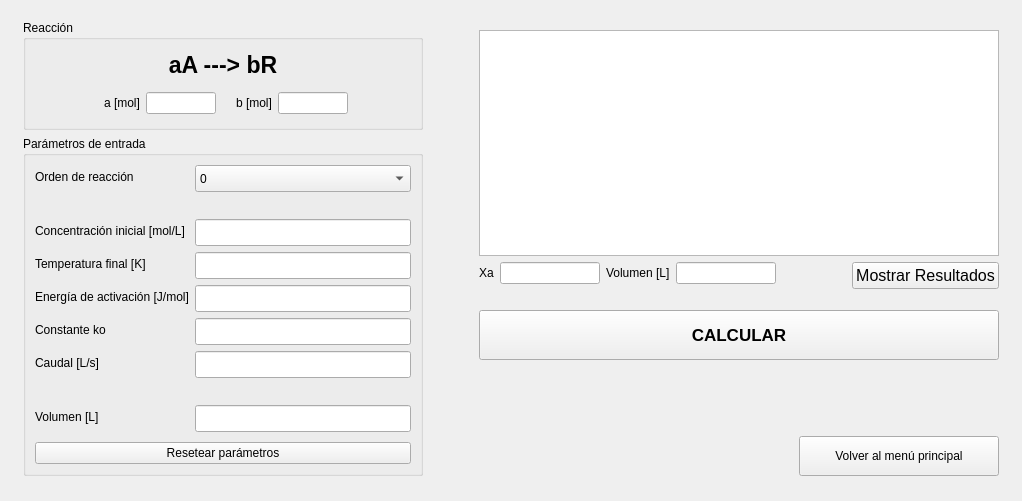
<?xml version="1.0" encoding="UTF-8"?>
<ui version="4.0">
 <class>Form</class>
 <widget class="QWidget" name="Form">
  <property name="geometry">
   <rect>
    <x>0</x>
    <y>0</y>
    <width>1022</width>
    <height>501</height>
   </rect>
  </property>
  <property name="windowTitle">
   <string>Reactor MP - Cálculo de conversión</string>
  </property>
  <layout class="QHBoxLayout" name="_2">
   <property name="topMargin">
    <number>20</number>
   </property>
   <property name="bottomMargin">
    <number>25</number>
   </property>
   <item>
    <spacer name="horizontalSpacer_3">
     <property name="orientation">
      <enum>Qt::Horizontal</enum>
     </property>
     <property name="sizeType">
      <enum>QSizePolicy::Fixed</enum>
     </property>
     <property name="sizeHint" stdset="0">
      <size>
       <width>12</width>
       <height>20</height>
      </size>
     </property>
    </spacer>
   </item>
   <item>
    <layout class="QVBoxLayout" name="Izquierda">
     <property name="sizeConstraint">
      <enum>QLayout::SetDefaultConstraint</enum>
     </property>
     <property name="leftMargin">
      <number>0</number>
     </property>
     <item>
      <widget class="QGroupBox" name="Reaccion">
       <property name="minimumSize">
        <size>
         <width>400</width>
         <height>110</height>
        </size>
       </property>
       <property name="maximumSize">
        <size>
         <width>400</width>
         <height>110</height>
        </size>
       </property>
       <property name="title">
        <string>Reacción</string>
       </property>
       <layout class="QVBoxLayout" name="verticalLayout_6">
        <item>
         <layout class="QHBoxLayout" name="horizontalLayout">
          <property name="spacing">
           <number>6</number>
          </property>
          <item>
           <layout class="QVBoxLayout" name="verticalLayout_4">
            <item>
             <widget class="QLabel" name="lb_cao_12">
              <property name="font">
               <font>
                <pointsize>17</pointsize>
                <weight>75</weight>
                <bold>true</bold>
               </font>
              </property>
              <property name="text">
               <string>aA ---&gt; bR</string>
              </property>
              <property name="alignment">
               <set>Qt::AlignCenter</set>
              </property>
             </widget>
            </item>
            <item>
             <layout class="QHBoxLayout" name="horizontalLayout_14">
              <item>
               <layout class="QFormLayout" name="formLayout">
                <property name="fieldGrowthPolicy">
                 <enum>QFormLayout::AllNonFixedFieldsGrow</enum>
                </property>
                <property name="formAlignment">
                 <set>Qt::AlignRight|Qt::AlignTrailing|Qt::AlignVCenter</set>
                </property>
                <item row="0" column="0">
                 <widget class="QLabel" name="lb_cao_13">
                  <property name="text">
                   <string>a [mol]</string>
                  </property>
                 </widget>
                </item>
                <item row="0" column="1">
                 <widget class="QLineEdit" name="le_molA">
                  <property name="maximumSize">
                   <size>
                    <width>70</width>
                    <height>16777215</height>
                   </size>
                  </property>
                 </widget>
                </item>
               </layout>
              </item>
              <item>
               <spacer name="horizontalSpacer">
                <property name="orientation">
                 <enum>Qt::Horizontal</enum>
                </property>
                <property name="sizeType">
                 <enum>QSizePolicy::Fixed</enum>
                </property>
                <property name="sizeHint" stdset="0">
                 <size>
                  <width>20</width>
                  <height>20</height>
                 </size>
                </property>
               </spacer>
              </item>
              <item>
               <layout class="QFormLayout" name="formLayout_2">
                <property name="formAlignment">
                 <set>Qt::AlignLeading|Qt::AlignLeft|Qt::AlignVCenter</set>
                </property>
                <item row="0" column="0">
                 <widget class="QLabel" name="lb_cao_14">
                  <property name="text">
                   <string>b [mol]</string>
                  </property>
                 </widget>
                </item>
                <item row="0" column="1">
                 <widget class="QLineEdit" name="le_molB">
                  <property name="maximumSize">
                   <size>
                    <width>70</width>
                    <height>16777215</height>
                   </size>
                  </property>
                 </widget>
                </item>
               </layout>
              </item>
             </layout>
            </item>
           </layout>
          </item>
         </layout>
        </item>
       </layout>
      </widget>
     </item>
     <item>
      <widget class="QGroupBox" name="Parmetros_entrada">
       <property name="minimumSize">
        <size>
         <width>400</width>
         <height>0</height>
        </size>
       </property>
       <property name="maximumSize">
        <size>
         <width>400</width>
         <height>16777215</height>
        </size>
       </property>
       <property name="title">
        <string>Parámetros de entrada</string>
       </property>
       <layout class="QVBoxLayout" name="verticalLayout">
        <item>
         <layout class="QFormLayout" name="formLayout_3">
          <property name="fieldGrowthPolicy">
           <enum>QFormLayout::AllNonFixedFieldsGrow</enum>
          </property>
          <item row="0" column="0">
           <widget class="QLabel" name="lb_cao_6">
            <property name="text">
             <string>Orden de reacción</string>
            </property>
           </widget>
          </item>
          <item row="2" column="0">
           <widget class="QLabel" name="lb_cao_5">
            <property name="text">
             <string>Concentración inicial [mol/L]</string>
            </property>
           </widget>
          </item>
          <item row="3" column="0">
           <widget class="QLabel" name="lb_cao_9">
            <property name="text">
             <string>Temperatura final [K]</string>
            </property>
           </widget>
          </item>
          <item row="4" column="0">
           <widget class="QLabel" name="lb_cao_4">
            <property name="text">
             <string>Energía de activación [J/mol]</string>
            </property>
           </widget>
          </item>
          <item row="5" column="0">
           <widget class="QLabel" name="lb_cao_7">
            <property name="text">
             <string>Constante ko</string>
            </property>
           </widget>
          </item>
          <item row="6" column="0">
           <widget class="QLabel" name="lb_cao_8">
            <property name="text">
             <string>Caudal [L/s]</string>
            </property>
           </widget>
          </item>
          <item row="8" column="0">
           <widget class="QLabel" name="lb_cao">
            <property name="text">
             <string>Volumen [L]</string>
            </property>
           </widget>
          </item>
          <item row="0" column="1">
           <widget class="QComboBox" name="cb_orden">
            <property name="minimumSize">
             <size>
              <width>146</width>
              <height>27</height>
             </size>
            </property>
            <item>
             <property name="text">
              <string>0</string>
             </property>
            </item>
            <item>
             <property name="text">
              <string>1</string>
             </property>
            </item>
            <item>
             <property name="text">
              <string>2</string>
             </property>
            </item>
           </widget>
          </item>
          <item row="2" column="1">
           <widget class="QLineEdit" name="le_concentracion_ini">
            <property name="minimumSize">
             <size>
              <width>146</width>
              <height>27</height>
             </size>
            </property>
           </widget>
          </item>
          <item row="3" column="1">
           <widget class="QLineEdit" name="le_temp_fin">
            <property name="minimumSize">
             <size>
              <width>146</width>
              <height>27</height>
             </size>
            </property>
           </widget>
          </item>
          <item row="4" column="1">
           <widget class="QLineEdit" name="le_ener_act">
            <property name="minimumSize">
             <size>
              <width>146</width>
              <height>27</height>
             </size>
            </property>
           </widget>
          </item>
          <item row="5" column="1">
           <widget class="QLineEdit" name="le_k">
            <property name="minimumSize">
             <size>
              <width>146</width>
              <height>27</height>
             </size>
            </property>
           </widget>
          </item>
          <item row="6" column="1">
           <widget class="QLineEdit" name="le_caudal">
            <property name="minimumSize">
             <size>
              <width>146</width>
              <height>27</height>
             </size>
            </property>
           </widget>
          </item>
          <item row="8" column="1">
           <widget class="QLineEdit" name="le_volumen_2">
            <property name="minimumSize">
             <size>
              <width>146</width>
              <height>27</height>
             </size>
            </property>
           </widget>
          </item>
          <item row="7" column="0">
           <spacer name="verticalSpacer_4">
            <property name="orientation">
             <enum>Qt::Vertical</enum>
            </property>
            <property name="sizeType">
             <enum>QSizePolicy::Fixed</enum>
            </property>
            <property name="sizeHint" stdset="0">
             <size>
              <width>20</width>
              <height>15</height>
             </size>
            </property>
           </spacer>
          </item>
          <item row="1" column="0">
           <spacer name="verticalSpacer">
            <property name="orientation">
             <enum>Qt::Vertical</enum>
            </property>
            <property name="sizeType">
             <enum>QSizePolicy::Fixed</enum>
            </property>
            <property name="sizeHint" stdset="0">
             <size>
              <width>20</width>
              <height>15</height>
             </size>
            </property>
           </spacer>
          </item>
         </layout>
        </item>
        <item>
         <widget class="QPushButton" name="btn_reset">
          <property name="text">
           <string>Resetear parámetros</string>
          </property>
         </widget>
        </item>
       </layout>
      </widget>
     </item>
    </layout>
   </item>
   <item>
    <spacer name="horizontalSpacer_17">
     <property name="orientation">
      <enum>Qt::Horizontal</enum>
     </property>
     <property name="sizeType">
      <enum>QSizePolicy::Fixed</enum>
     </property>
     <property name="sizeHint" stdset="0">
      <size>
       <width>50</width>
       <height>20</height>
      </size>
     </property>
    </spacer>
   </item>
   <item>
    <layout class="QVBoxLayout" name="verticalLayout_5">
     <item>
      <layout class="QVBoxLayout" name="verticalLayout_2">
       <item>
        <spacer name="verticalSpacer_5">
         <property name="orientation">
          <enum>Qt::Vertical</enum>
         </property>
         <property name="sizeType">
          <enum>QSizePolicy::Fixed</enum>
         </property>
         <property name="sizeHint" stdset="0">
          <size>
           <width>20</width>
           <height>10</height>
          </size>
         </property>
        </spacer>
       </item>
       <item>
        <widget class="PlotWidget" name="plot">
         <property name="minimumSize">
          <size>
           <width>500</width>
           <height>0</height>
          </size>
         </property>
        </widget>
       </item>
       <item>
        <layout class="QHBoxLayout" name="horizontalLayout_12"/>
       </item>
      </layout>
     </item>
     <item>
      <layout class="QHBoxLayout" name="horizontalLayout_11">
       <item>
        <layout class="QFormLayout" name="formLayout_4">
         <property name="topMargin">
          <number>0</number>
         </property>
         <item row="0" column="0">
          <widget class="QLabel" name="lb_cao_10">
           <property name="text">
            <string>Xa</string>
           </property>
          </widget>
         </item>
         <item row="0" column="1">
          <widget class="QLineEdit" name="le_xa">
           <property name="maximumSize">
            <size>
             <width>100</width>
             <height>16777215</height>
            </size>
           </property>
          </widget>
         </item>
        </layout>
       </item>
       <item>
        <layout class="QFormLayout" name="formLayout_5">
         <property name="topMargin">
          <number>0</number>
         </property>
         <item row="0" column="0">
          <widget class="QLabel" name="lb_cao_2">
           <property name="text">
            <string>Volumen [L]</string>
           </property>
          </widget>
         </item>
         <item row="0" column="1">
          <widget class="QLineEdit" name="le_volumen">
           <property name="maximumSize">
            <size>
             <width>100</width>
             <height>16777215</height>
            </size>
           </property>
          </widget>
         </item>
        </layout>
       </item>
       <item>
        <spacer name="horizontalSpacer_7">
         <property name="orientation">
          <enum>Qt::Horizontal</enum>
         </property>
         <property name="sizeHint" stdset="0">
          <size>
           <width>40</width>
           <height>20</height>
          </size>
         </property>
        </spacer>
       </item>
       <item>
        <widget class="QPushButton" name="btn_mostrar_resultados">
         <property name="sizePolicy">
          <sizepolicy hsizetype="Minimum" vsizetype="Fixed">
           <horstretch>0</horstretch>
           <verstretch>0</verstretch>
          </sizepolicy>
         </property>
         <property name="minimumSize">
          <size>
           <width>0</width>
           <height>20</height>
          </size>
         </property>
         <property name="baseSize">
          <size>
           <width>0</width>
           <height>0</height>
          </size>
         </property>
         <property name="font">
          <font>
           <pointsize>12</pointsize>
           <weight>50</weight>
           <bold>false</bold>
          </font>
         </property>
         <property name="text">
          <string>Mostrar Resultados</string>
         </property>
        </widget>
       </item>
      </layout>
     </item>
     <item>
      <spacer name="verticalSpacer_3">
       <property name="orientation">
        <enum>Qt::Vertical</enum>
       </property>
       <property name="sizeType">
        <enum>QSizePolicy::Fixed</enum>
       </property>
       <property name="sizeHint" stdset="0">
        <size>
         <width>20</width>
         <height>15</height>
        </size>
       </property>
      </spacer>
     </item>
     <item>
      <layout class="QHBoxLayout" name="horizontalLayout_17">
       <item>
        <widget class="QPushButton" name="btn_ejecutar">
         <property name="sizePolicy">
          <sizepolicy hsizetype="Minimum" vsizetype="Fixed">
           <horstretch>0</horstretch>
           <verstretch>0</verstretch>
          </sizepolicy>
         </property>
         <property name="minimumSize">
          <size>
           <width>0</width>
           <height>50</height>
          </size>
         </property>
         <property name="baseSize">
          <size>
           <width>0</width>
           <height>0</height>
          </size>
         </property>
         <property name="font">
          <font>
           <pointsize>13</pointsize>
           <weight>75</weight>
           <bold>true</bold>
          </font>
         </property>
         <property name="text">
          <string>CALCULAR</string>
         </property>
        </widget>
       </item>
      </layout>
     </item>
     <item>
      <spacer name="verticalSpacer_6">
       <property name="orientation">
        <enum>Qt::Vertical</enum>
       </property>
       <property name="sizeType">
        <enum>QSizePolicy::Fixed</enum>
       </property>
       <property name="sizeHint" stdset="0">
        <size>
         <width>20</width>
         <height>50</height>
        </size>
       </property>
      </spacer>
     </item>
     <item>
      <layout class="QHBoxLayout" name="horizontalLayout_21">
       <property name="leftMargin">
        <number>0</number>
       </property>
       <property name="topMargin">
        <number>20</number>
       </property>
       <item>
        <spacer name="horizontalSpacer_16">
         <property name="orientation">
          <enum>Qt::Horizontal</enum>
         </property>
         <property name="sizeHint" stdset="0">
          <size>
           <width>40</width>
           <height>20</height>
          </size>
         </property>
        </spacer>
       </item>
       <item>
        <widget class="QPushButton" name="btn_cerrar">
         <property name="minimumSize">
          <size>
           <width>200</width>
           <height>40</height>
          </size>
         </property>
         <property name="maximumSize">
          <size>
           <width>200</width>
           <height>40</height>
          </size>
         </property>
         <property name="text">
          <string>Volver al menú principal</string>
         </property>
        </widget>
       </item>
      </layout>
     </item>
    </layout>
   </item>
   <item>
    <spacer name="horizontalSpacer_4">
     <property name="orientation">
      <enum>Qt::Horizontal</enum>
     </property>
     <property name="sizeType">
      <enum>QSizePolicy::Fixed</enum>
     </property>
     <property name="sizeHint" stdset="0">
      <size>
       <width>12</width>
       <height>20</height>
      </size>
     </property>
    </spacer>
   </item>
  </layout>
 </widget>
 <customwidgets>
  <customwidget>
   <class>PlotWidget</class>
   <extends>QGraphicsView</extends>
   <header>pyqtgraph</header>
  </customwidget>
 </customwidgets>
 <resources/>
 <connections/>
</ui>
